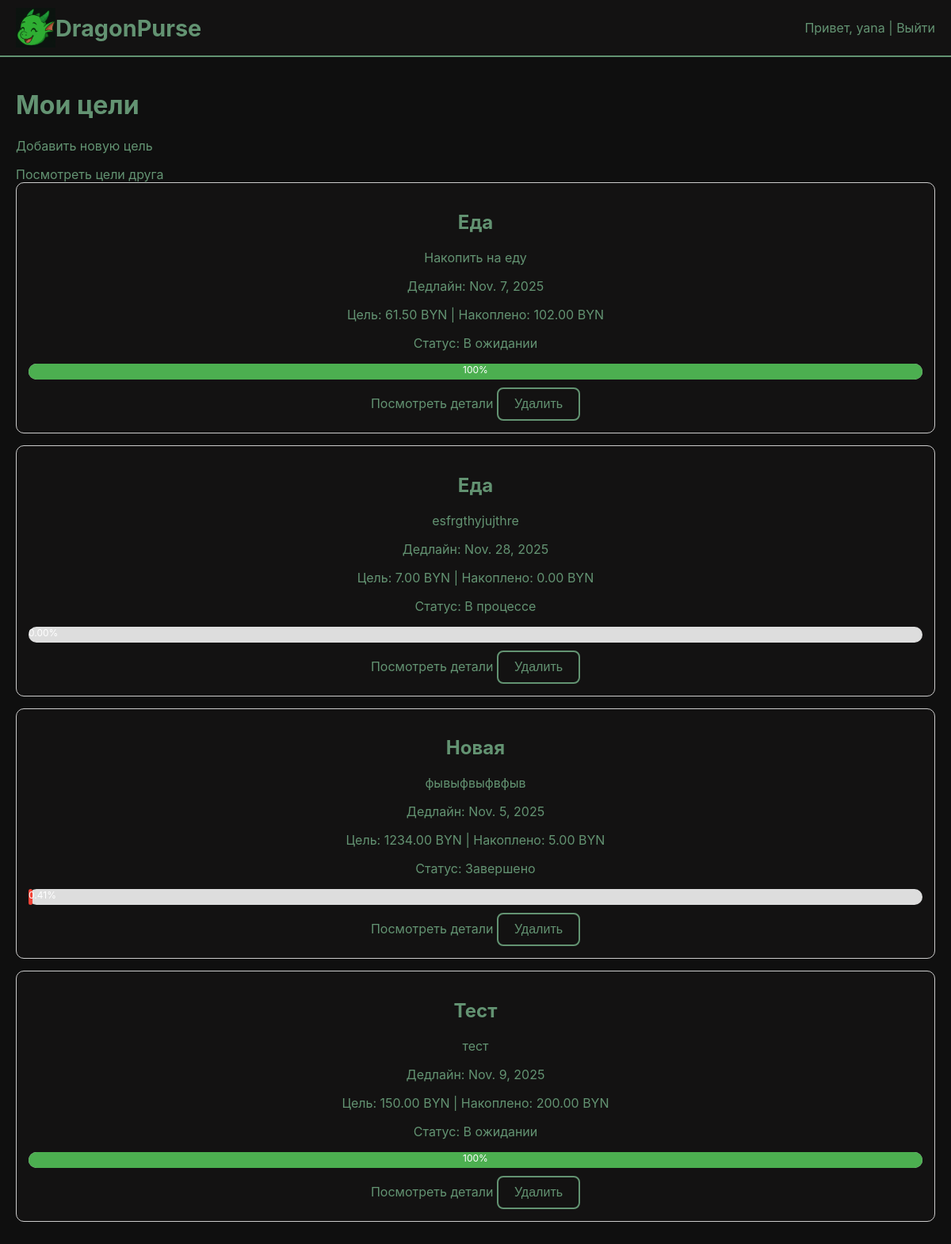
/goals/ (signed in), run on the app's committed database.
### accounts/models.py (models this page shows, shortened)
class Goal(models.Model):
    STATUS_CHOICES = [
        ('pending', 'В ожидании'),
        ('in_progress', 'В процессе'),
        ('completed', 'Завершено'),
    ]
    name = models.CharField(max_length=255, verbose_name='Название')
    description = models.TextField(verbose_name='Описание', blank=True)
    deadline = models.DateField(verbose_name='Дедлайн')
    status = models.CharField(max_length=20, choices=STATUS_CHOICES, default='pending', verbose_name='Статус')

class UserGoal(models.Model):
    user = models.ForeignKey(User, on_delete=models.CASCADE, related_name='user_goals')
    goal = models.ForeignKey(Goal, on_delete=models.CASCADE, related_name='user_goals')
    amount = models.DecimalField(max_digits=10, decimal_places=2, verbose_name='Сумма')
    saved = models.DecimalField(max_digits=10, decimal_places=2, default=0, verbose_name='Накоплено')

### accounts/views.py (the view)
# urls.py: path('goals/', goals_list, name='goals_list'),
@login_required
def goals_list(request):
    user_goals = UserGoal.objects.filter(user=request.user).select_related('goal')
    goals_data = []
    for ug in user_goals:
        goal = ug.goal
        total_saved = (UserGoal.objects.filter(goal=goal)
                       .aggregate(total=Sum('amount'))['total'] or 0)
        percent = min(100, (ug.saved / ug.amount * 100) if ug.amount > 0 else 0)
        if percent < 33:
            color = '#f44336'
        elif percent < 66:
            color = '#ff9800'
        else:
            color = '#4caf50'
        goals_data.append({
            'id': goal.id,
            'name': goal.name,
            'description': goal.description,
            'deadline': goal.deadline,
            'amount': ug.amount,
            'status': goal.get_status_display(),
            'percent': round(percent, 2),
            'saved': ug.saved,
            'color': color,
        })
    return render(request, 'accounts/goals_list.html', {'goals': goals_data})

### accounts/templates/accounts/goals_list.html (shortened to what this page needs)
{% extends "accounts/base.html" %}
{% block content %}
<h1>Мои цели</h1>
<p><a href="{% url 'add_goal' %}">Добавить новую цель</a></p>
<a href="{% url 'shared_users_list' %}" class="button">Посмотреть цели друга</a>
{% for g in goals %}
<div class="card" style="padding:15px; margin-bottom:15px; border:1px solid #ccc; border-radius:10px;">
  <h2>{{ g.name }}</h2>
  <p>{{ g.description }}</p>
  <p>Дедлайн: {{ g.deadline }}</p>
  <p>Цель: {{ g.amount }} BYN | Накоплено: {{ g.saved }} BYN</p>
  <p>Статус: {{ g.status }}</p>
  <div style="background:#ddd; border-radius:10px; height:20px; margin-bottom:10px;">
      <div style="width:{{ g.percent }}%; background-color:{{ g.color }}; height:100%; border-radius:10px; text-align:center; color:white; font-size:12px;">
          {{ g.percent }}%
      </div>
  </div>
  <a href="{% url 'goal_detail' g.id %}" class="btn btn-primary">Посмотреть детали</a>
  <button onclick="confirmDelete({{ g.id }})" class="btn btn-danger">Удалить</button>
</div>
{% empty %}
<p>Пока нет целей. <a href="{% url 'add_goal' %}">Добавить новую цель</a></p>
{% endfor %}
{% endblock %}

### accounts/templates/accounts/base.html (shortened to what this page needs)
{% load static %}
<!DOCTYPE html>
<html lang="ru">
<head>
    <link rel="stylesheet" href="{% static 'accounts/css/main.css' %}">
</head>
<body>
    <header>
        <h1>
            <img src="{% static 'accounts/img/happy_dragon_head.png' %}" width="50" height="50" alt="Счастливый дракончик">
            <a href="{% url 'dashboard' %}">DragonPurse</a>
        </h1>
        <div>
            Привет, {{ user.username }} | <a href="{% url 'logout' %}">Выйти</a>
        </div>
    </header>
    <div class="container">
        {% block content %}{% endblock %}
    </div>
</body>
</html>

### accounts/static/accounts/css/main.css (style rules this page uses)
body { font-family: "Inter", sans-serif; background-color: #0f0f0f; color: #639372; margin: 0; padding: 0; }
a { color: #639372; text-decoration: none; }
h1, h2, h3 { color: #639372; }
.container { max-width: 1200px; margin: 0 auto; padding: 20px; }
header { background-color: #131212; border-bottom: 2px solid #639372; padding: 10px 20px; display: flex; align-items: center; justify-content: space-between; }
header h1 { margin: 0; font-size: 1.8em; display: flex; align-items: center; }
button { background-color: #131212; color: #639372; border: 2px solid #639372; border-radius: 8px; padding: 10px 20px; font-size: 1em; cursor: pointer; transition: all 0.3s ease; }
.card { background-color: #131212; border: 2px solid #639372; border-radius: 8px; padding: 20px; text-align: center; transition: background-color 0.3s; }

### data on the page
Goal: name "Еда", description "Накопить на еду", deadline "Nov. 7, 2025"
UserGoal: amount "61.50", saved "102.00"
Goal: name "Еда", description "esfrgthyjujthre", deadline "Nov. 28, 2025"
UserGoal: amount "7.00", saved "0.00"
Goal: name "Новая", description "фывыфвыфвфыв", deadline "Nov. 5, 2025"
UserGoal: amount "1234.00", saved "5.00"
Goal: name "Тест", description "тест", deadline "Nov. 9, 2025"
UserGoal: amount "150.00", saved "200.00"

### other printed values
{{ user.username }} "yana"
{{ g.status }} "В ожидании" "В процессе" "Завершено" "В ожидании"
{{ g.percent }} "100" "0.00" "0.41" "100"
